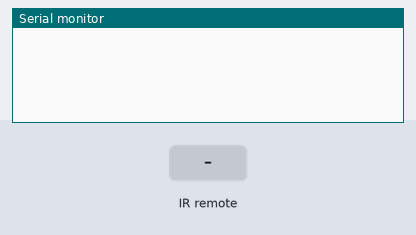
The sketch below on a simulated Arduino Uno, built with avr-gcc and run on an emulated ATmega328P. Parts: the last lines printed to the serial monitor. The inputs (shaded band) are chosen by the test bench.

Above: at 1.2 s.
1.3 s: infrared code 0xFF6897 received
At 1.6 s:
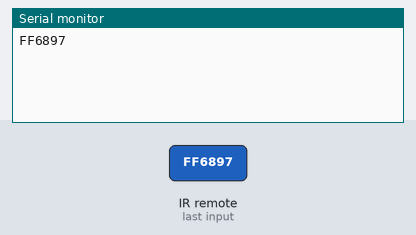
4.3 s: infrared code 0xFF30CF received
At 5.1 s:
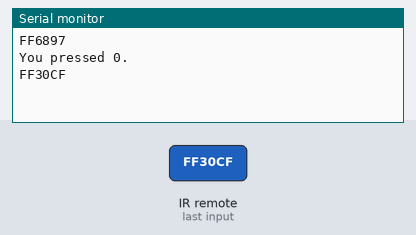

Measured:
- after the input at 1.3 s, the serial monitor: prints a new line at once (image 1)
- after the input at 4.3 s, the serial monitor: prints a new line at once (image 2)

The sketch:

64-remote-controller.ino
```cpp
#include <IRremote.h>
int irPin = 9;
int delayT = 1500;
String myCmd;
IRrecv ir(irPin);
decode_results cmd;

void setup() {
  // put your setup code here, to run once:
  Serial.begin(9600);
  ir.enableIRIn();
}

void loop() {
  // put your main code here, to run repeatedly:
  while (ir.decode(&cmd) == 0) {

  }

  Serial.println(cmd.value, HEX);
  delay(delayT);
  ir.resume();

  if (cmd.value == 0xFF6897) {
    Serial.println("You pressed 0.");
  } else if (cmd.value == 0xFF30CF) {
    Serial.println("You pressed 1.");
  }
  // etc.
}
```
